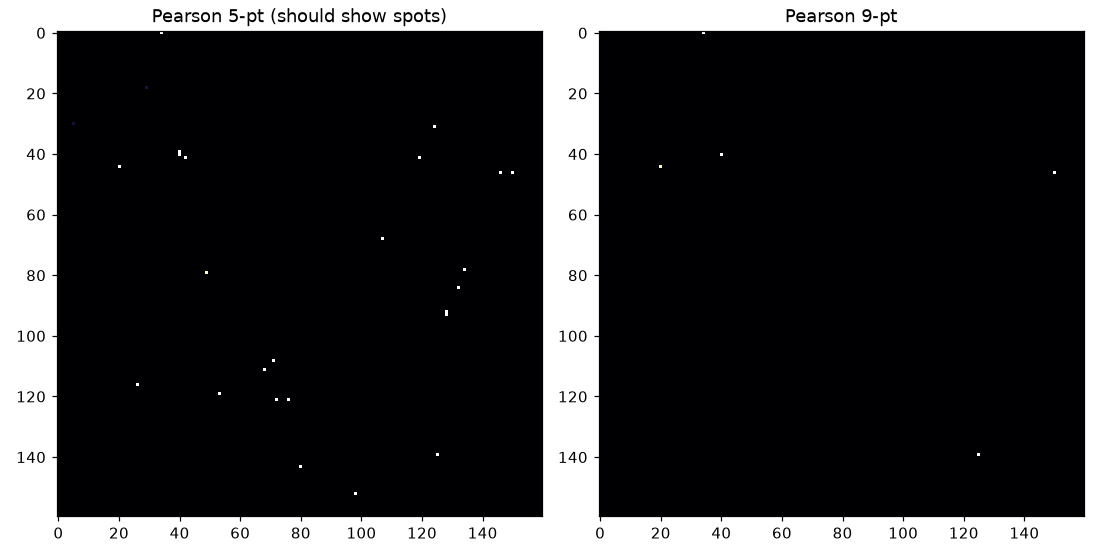

The script that saved this image:
import numpy as np
from numba import njit
import matplotlib; matplotlib.use('Agg')
import matplotlib.pyplot as plt

# Pearson 1993 "self-replicating spots" regime (known to produce patterns)
F,k=0.046,0.063
Du,Dv=0.16,0.08
L,dt,T=160,1.0,6000

@njit
def lap5(u,o):
    L=u.shape[0]
    for y in range(L):
        for x in range(L):
            o[y,x]=u[(y+1)%L,x]+u[(y-1)%L,x]+u[y,(x+1)%L]+u[y,(x-1)%L]-4.0*u[y,x]

@njit
def lap9(u,o):
    L=u.shape[0]
    for y in range(L):
        for x in range(L):
            orth=u[(y+1)%L,x]+u[(y-1)%L,x]+u[y,(x+1)%L]+u[y,(x-1)%L]
            diag=u[(y+1)%L,(x+1)%L]+u[(y+1)%L,(x-1)%L]+u[(y-1)%L,(x+1)%L]+u[(y-1)%L,(x-1)%L]
            o[y,x]=-5.0*u[y,x]+1.0*orth+0.25*diag

@njit
def step(u,v,t1,t2,applyf,dt):
    L=u.shape[0]
    for t in range(1):
        applyf(u,t1); applyf(v,t2)
        for y in range(L):
            for x in range(L):
                uu=u[y,x]; vv=v[y,x]; u2v=uu*uu*vv
                u[y,x]=uu+dt*(F*(1.0-uu)-u2v+Du*t1[y,x])
                v[y,x]=vv+dt*(u2v-(F+k)*vv+Dv*t2[y,x])

def run(applyf,seed):
    rng=np.random.default_rng(seed)
    u=np.ones((L,L)); v=np.zeros((L,L))
    # Pearson typical init: square of v=0.25 in center, plus tiny noise
    yy,xx=np.ogrid[:L,:L]
    sq=(np.abs(yy-L//2)<10)&(np.abs(xx-L//2)<10)
    v[sq]=0.25
    u+=rng.standard_normal((L,L))*0.01
    v+=rng.standard_normal((L,L))*0.01
    t1=np.empty((L,L)); t2=np.empty((L,L))
    for t in range(T):
        step(u,v,t1,t2,applyf,dt)
        if t%1000==0:
            print("  t=%4d u[min/max/mean]=%.3f/%.3f/%.3f v[min/mean/max]=%.4f/%.4f/%.4f"%(t,u.min(),u.max(),u.mean(),v.min(),v.mean(),v.max()))
        if not np.isfinite(u).all(): 
            print("  NaN at t=%d"%t); break
    return u,v

print("=== 5-pt Pearson F=0.046 k=0.063 ===")
u5,v5=run(lap5,7)
print("=== 9-pt Pearson F=0.046 k=0.063 ===")
u9,v9=run(lap9,7)

cv5=(v5>0.25).mean(); cv9=(v9>0.25).mean()
print("5-pt pattern-cover=%.3f  9-pt pattern-cover=%.3f"%(cv5,cv9))
fig,ax=plt.subplots(1,2,figsize=(10,5))
ax[0].imshow(u5,cmap='magma'); ax[0].set_title('Pearson 5-pt (should show spots)')
ax[1].imshow(u9,cmap='magma'); ax[1].set_title('Pearson 9-pt')
plt.tight_layout(); plt.savefig('pearson_test.png',dpi=110); plt.close()
print("DONE")
